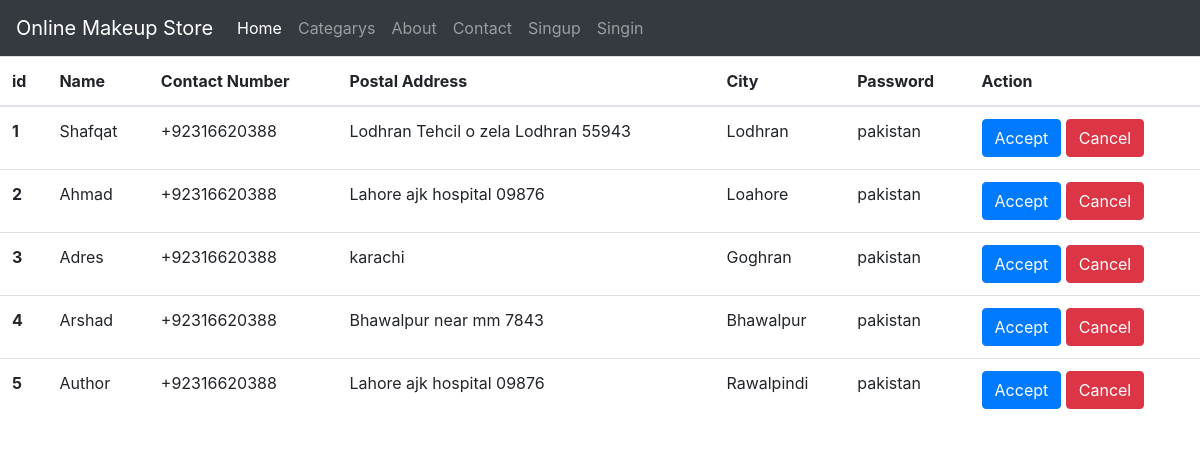
Screenshot of /userrequest/ with the database file from the repository.
### store/models.py (models this page shows)
class Usersignup(models.Model):
    name = models.CharField(max_length=80)
    contactnum = models.CharField(max_length=12)
    postadress = models.CharField(max_length=100)
    city = models.CharField(max_length=100)
    password = models.CharField(max_length=32)

### store/views.py (the view)
# urls.py: path('userrequest/',views.userrequest,name='userrequest'),
def userrequest(request):
    req=Usersignup.objects.all()
    return render(request,'store/userrequest.html',{'reqts':req})

### store/templates/store/userrequest.html (shortened to what this page needs)
{% extends 'store/base.html' %}
{% block body %}
    <table class="table table-hover">
        <thead>
          <tr>
            <th scope="col">id</th>
            <th scope="col">Name</th>
            <th scope="col">Contact Number</th>
            <th scope="col">Postal Address </th>
            <th scope="col">City </th>
            <th scope="col">Password </th>
            <th scope="col">Action</th>
          </tr>
        </thead>
        <tbody>
        {% for req in reqts %}
          <tr>
            <th scope="row">{{req.id}}</th>
            <td>{{req.name}}</td>
            <td>{{req.contactnum}}</td>
            <td>{{req.postadress}}</td>
            <td>{{req.city}}</td>
            <td>{{req.password}}</td>
            <td><button type="button" class="btn btn-primary">Accept</button> <button type="button" class="btn btn-danger">Cancel</button></td>
          </tr>
        {% endfor %}
      </table>
{% endblock body %}

### store/static/css/style.css (style rules this page uses)
body { background-color: white; }

### rows the page displays
Usersignup: id "1", name "Shafqat", contactnum "+92316620388", postadress "Lodhran Tehcil o zela Lodhran 55943", city "Lodhran", password "pakistan"
Usersignup: id "2", name "Ahmad", contactnum "+92316620388", postadress "Lahore ajk hospital 09876", city "Loahore", password "pakistan"
Usersignup: id "3", name "Adres", contactnum "+92316620388", postadress "karachi", city "Goghran", password "pakistan"
Usersignup: id "4", name "Arshad", contactnum "+92316620388", postadress "Bhawalpur near mm 7843", city "Bhawalpur", password "pakistan"
Usersignup: id "5", name "Author", contactnum "+92316620388", postadress "Lahore ajk hospital 09876", city "Rawalpindi", password "pakistan"
